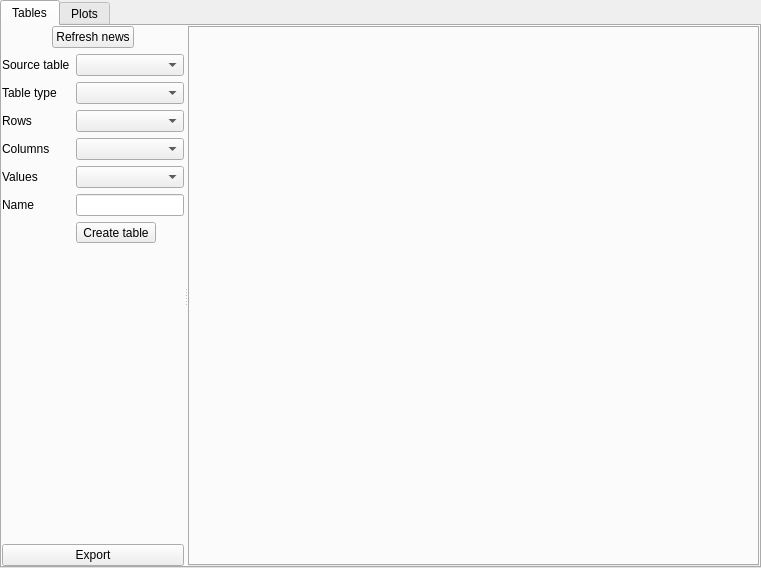
<?xml version="1.0" encoding="UTF-8"?>
<ui version="4.0">
 <class>UserMenu</class>
 <widget class="QWidget" name="UserMenu">
  <property name="geometry">
   <rect>
    <x>0</x>
    <y>0</y>
    <width>761</width>
    <height>568</height>
   </rect>
  </property>
  <property name="windowTitle">
   <string>user</string>
  </property>
  <layout class="QVBoxLayout" name="verticalLayout">
   <property name="spacing">
    <number>0</number>
   </property>
   <property name="leftMargin">
    <number>0</number>
   </property>
   <property name="topMargin">
    <number>0</number>
   </property>
   <property name="rightMargin">
    <number>0</number>
   </property>
   <property name="bottomMargin">
    <number>0</number>
   </property>
   <item>
    <widget class="QTabWidget" name="tabWidget">
     <property name="currentIndex">
      <number>0</number>
     </property>
     <property name="movable">
      <bool>true</bool>
     </property>
     <widget class="QWidget" name="tabTables">
      <attribute name="title">
       <string>Tables</string>
      </attribute>
      <layout class="QVBoxLayout" name="layoutTables">
       <property name="spacing">
        <number>0</number>
       </property>
       <property name="leftMargin">
        <number>0</number>
       </property>
       <property name="topMargin">
        <number>0</number>
       </property>
       <property name="rightMargin">
        <number>0</number>
       </property>
       <property name="bottomMargin">
        <number>0</number>
       </property>
       <item>
        <widget class="QSplitter" name="splitterTables">
         <property name="orientation">
          <enum>Qt::Horizontal</enum>
         </property>
         <widget class="QWidget" name="containerTableControls" native="true">
          <layout class="QVBoxLayout" name="layoutTableControls">
           <item>
            <layout class="QHBoxLayout" name="layoutButtonRefreshNews">
             <item>
              <widget class="QPushButton" name="buttonRefreshNews">
               <property name="sizePolicy">
                <sizepolicy hsizetype="Fixed" vsizetype="Fixed">
                 <horstretch>0</horstretch>
                 <verstretch>0</verstretch>
                </sizepolicy>
               </property>
               <property name="toolTip">
                <string>Fetch news from database.</string>
               </property>
               <property name="text">
                <string>Refresh news</string>
               </property>
              </widget>
             </item>
            </layout>
           </item>
           <item>
            <layout class="QFormLayout" name="layoutTableSettings">
             <item row="0" column="0">
              <widget class="QLabel" name="labelTableSource">
               <property name="text">
                <string>Source table</string>
               </property>
              </widget>
             </item>
             <item row="1" column="0">
              <widget class="QLabel" name="labelTableType">
               <property name="text">
                <string>Table type</string>
               </property>
              </widget>
             </item>
             <item row="2" column="0">
              <widget class="QLabel" name="labelTableRows">
               <property name="text">
                <string>Rows</string>
               </property>
              </widget>
             </item>
             <item row="3" column="0">
              <widget class="QLabel" name="labelTableColumns">
               <property name="text">
                <string>Columns</string>
               </property>
              </widget>
             </item>
             <item row="4" column="0">
              <widget class="QLabel" name="labelTableValues">
               <property name="text">
                <string>Values</string>
               </property>
              </widget>
             </item>
             <item row="0" column="1">
              <widget class="QComboBox" name="valueTableSource"/>
             </item>
             <item row="1" column="1">
              <widget class="QComboBox" name="valueTableType"/>
             </item>
             <item row="2" column="1">
              <widget class="QComboBox" name="valueTableRows"/>
             </item>
             <item row="3" column="1">
              <widget class="QComboBox" name="valueTableColumns"/>
             </item>
             <item row="4" column="1">
              <widget class="QComboBox" name="valueTableValues"/>
             </item>
             <item row="5" column="0">
              <widget class="QLabel" name="labelTableName">
               <property name="text">
                <string>Name</string>
               </property>
              </widget>
             </item>
             <item row="5" column="1">
              <widget class="QLineEdit" name="valueTableName"/>
             </item>
             <item row="6" column="1">
              <widget class="QToolButton" name="buttonTable">
               <property name="text">
                <string>Create table</string>
               </property>
              </widget>
             </item>
            </layout>
           </item>
           <item>
            <spacer name="verticalSpacerTable">
             <property name="orientation">
              <enum>Qt::Vertical</enum>
             </property>
             <property name="sizeHint" stdset="0">
              <size>
               <width>20</width>
               <height>40</height>
              </size>
             </property>
            </spacer>
           </item>
           <item>
            <layout class="QHBoxLayout" name="horizontalLayout">
             <item>
              <widget class="QPushButton" name="buttonTableExport">
               <property name="toolTip">
                <string>Export viewed table.</string>
               </property>
               <property name="text">
                <string>Export</string>
               </property>
              </widget>
             </item>
            </layout>
           </item>
          </layout>
         </widget>
         <widget class="QTabWidget" name="tabWidgetTables">
          <property name="sizePolicy">
           <sizepolicy hsizetype="Expanding" vsizetype="Expanding">
            <horstretch>1</horstretch>
            <verstretch>0</verstretch>
           </sizepolicy>
          </property>
         </widget>
        </widget>
       </item>
      </layout>
     </widget>
     <widget class="QWidget" name="tabPlots">
      <attribute name="title">
       <string>Plots</string>
      </attribute>
      <layout class="QVBoxLayout" name="layoutPlots">
       <property name="spacing">
        <number>0</number>
       </property>
       <property name="leftMargin">
        <number>0</number>
       </property>
       <property name="topMargin">
        <number>0</number>
       </property>
       <property name="rightMargin">
        <number>0</number>
       </property>
       <property name="bottomMargin">
        <number>0</number>
       </property>
       <item>
        <widget class="QSplitter" name="splitterPlots">
         <property name="orientation">
          <enum>Qt::Horizontal</enum>
         </property>
         <widget class="QWidget" name="containerPlotControls" native="true">
          <layout class="QVBoxLayout" name="layoutPlotControls" stretch="0,0,0">
           <item>
            <layout class="QFormLayout" name="layoutPlotSettings">
             <item row="0" column="0">
              <widget class="QLabel" name="labelPlotTable">
               <property name="text">
                <string>Table</string>
               </property>
              </widget>
             </item>
             <item row="0" column="1">
              <widget class="QComboBox" name="valuePlotTable"/>
             </item>
             <item row="1" column="0">
              <widget class="QLabel" name="labelPlotType">
               <property name="text">
                <string>Plot type</string>
               </property>
              </widget>
             </item>
             <item row="1" column="1">
              <widget class="QComboBox" name="valuePlotType"/>
             </item>
             <item row="2" column="0">
              <widget class="QLabel" name="labelPlotX">
               <property name="text">
                <string>X</string>
               </property>
              </widget>
             </item>
             <item row="2" column="1">
              <widget class="QComboBox" name="valuePlotX"/>
             </item>
             <item row="3" column="0">
              <widget class="QLabel" name="labelPlotY">
               <property name="text">
                <string>Y</string>
               </property>
              </widget>
             </item>
             <item row="3" column="1">
              <widget class="QComboBox" name="valuePlotY"/>
             </item>
             <item row="4" column="0">
              <widget class="QLabel" name="labelPlotColor">
               <property name="text">
                <string>color</string>
               </property>
              </widget>
             </item>
             <item row="4" column="1">
              <widget class="QComboBox" name="valuePlotColor"/>
             </item>
             <item row="5" column="0">
              <widget class="QLabel" name="labelPlotName">
               <property name="text">
                <string>Name (opt.)</string>
               </property>
              </widget>
             </item>
             <item row="5" column="1">
              <widget class="QLineEdit" name="valuePlotName"/>
             </item>
             <item row="6" column="1">
              <widget class="QToolButton" name="buttonPlot">
               <property name="text">
                <string>Create plot</string>
               </property>
              </widget>
             </item>
            </layout>
           </item>
           <item>
            <spacer name="verticalSpacerPlots">
             <property name="orientation">
              <enum>Qt::Vertical</enum>
             </property>
             <property name="sizeHint" stdset="0">
              <size>
               <width>20</width>
               <height>40</height>
              </size>
             </property>
            </spacer>
           </item>
           <item>
            <layout class="QHBoxLayout" name="layoutButtonExport">
             <item>
              <widget class="QPushButton" name="buttonPlotExport">
               <property name="sizePolicy">
                <sizepolicy hsizetype="Preferred" vsizetype="Fixed">
                 <horstretch>0</horstretch>
                 <verstretch>0</verstretch>
                </sizepolicy>
               </property>
               <property name="toolTip">
                <string>Export viewed plot.</string>
               </property>
               <property name="text">
                <string>Export</string>
               </property>
              </widget>
             </item>
            </layout>
           </item>
          </layout>
         </widget>
         <widget class="QTabWidget" name="tabWidgetPlot">
          <property name="sizePolicy">
           <sizepolicy hsizetype="Expanding" vsizetype="Expanding">
            <horstretch>1</horstretch>
            <verstretch>0</verstretch>
           </sizepolicy>
          </property>
          <property name="tabsClosable">
           <bool>true</bool>
          </property>
          <property name="movable">
           <bool>true</bool>
          </property>
         </widget>
        </widget>
       </item>
      </layout>
     </widget>
    </widget>
   </item>
  </layout>
 </widget>
 <resources/>
 <connections/>
</ui>
